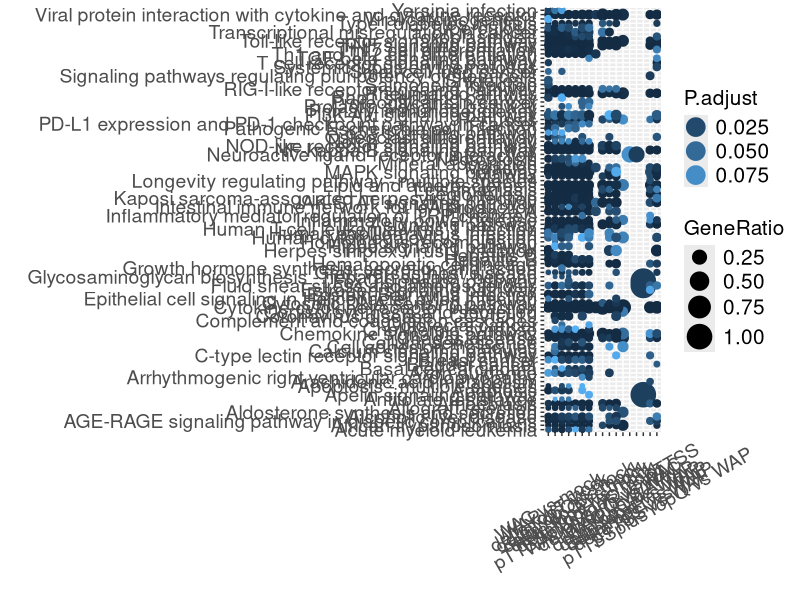

R code for this plot:
library(ggplot2)
library(dplyr)
library(magrittr)
library(tidyr)
library(forcats)

mydat <- read.csv2("KEGG_pathways3.txt", sep="\t", header=TRUE)
mydat$GeneRatio <- sapply(mydat$GeneRatio, function(x) eval(parse(text=x)))
#mydat$FoldEnrichment <- as.numeric(mydat$FoldEnrichment)
mydat$P.adjust <- as.numeric(mydat$p.adjust)
mydat$Comparison <- factor(mydat$Comparison, levels=c("WAC vs mock","WAP vs mock","deltaYopT vs mock","deltaYopO vs mock","deltaYopQ vs mock","deltaYopE vs mock","deltaYopH vs mock","pTTSSplusYopQ vs pTTSS","WACplusInh vs WAC","deltaYopQ vs WAC","WAC vs WAP","deltaYopQ vs WAP","deltaYopH vs WAP","deltaYopE vs WAP","deltaYopT vs WAP","pTTSS vs WAP","pTTSSplusYopQ vs WAP"))    # solution for point 2
#mydat$Term <- factor(mydat$Term, levels=rev(c("Cell proliferation","Negative regulation of cell proliferation","Cell division","Mitotic nuclear division","G1/S transition of mitotic cell cycle","DNA replication initiation","DNA replication","Sister chromatid cohesion","DNA repair","Cellular response to DNA damage stimulus","Transcription, DNA-templated","Regulation of transcription, DNA-templated","Positive regulation of transcription, DNA-templated","Positive regulation of transcription from RNA polymerase II promoter","Positive regulation of gene expression","Negative regulation of transcription from RNA polymerase II promoter","rRNA processing","Protein folding","Inflammatory response","Immune response","Innate immune response","Positive regulation of ERK1 and ERK2 cascade","Chemokine-mediated signaling pathway","Chemotaxis","Cell chemotaxis","Neutrophil chemotaxis","Viral process","Response to virus","Defense response to virus","Cellular response to lipopolysaccharide","Type I interferon signaling pathway","Extracellular matrix organization","Cell adhesion","Nervous system development","Angiogenesis","Apoptotic process")))    # solution for point 2
#mydat$Regulation <- factor(mydat$Regulation, levels=c("up","down"))
#
png("KEGG_pathways3.png", width=1060, height=1400)
ggplot(mydat, aes(y = Description, x = Comparison, size = GeneRatio)) + geom_point(aes(color = P.adjust), alpha = 1.0) +  labs(x = "", y = "") + theme(axis.text.x = element_text(angle = 30, vjust = 0.5)) + theme(axis.text = element_text(size = 14)) + theme(legend.text = element_text(size = 15)) + theme(legend.title = element_text(size = 15)) + scale_size(range = c(1, 8)) + guides(color = guide_legend(override.aes = list(size = 6)))    # solution for point 1
dev.off()
